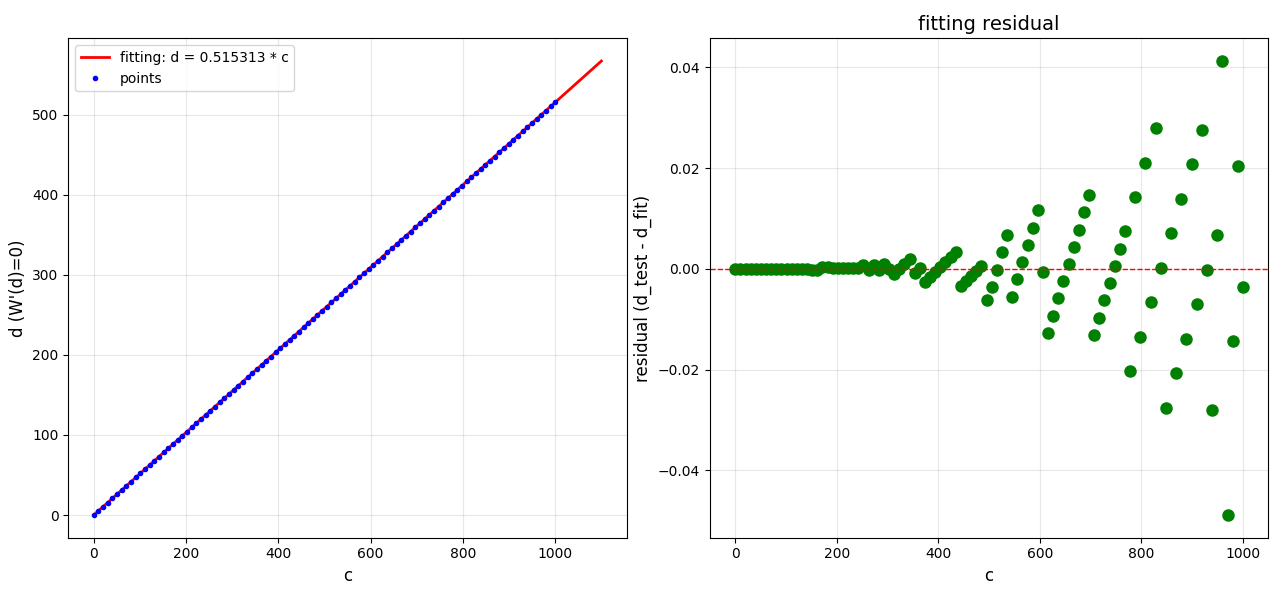

Here is the Python script that generated this plot:
import numpy as np
import matplotlib.pyplot as plt


c_range = (0.01, 1000)
sample_size = 100
k_range = (-9999, 10000)
tol = 1e-12


def W_derived(d, c):
    total = 0.0
    for k in range(k_range[0], k_range[1] + 1):
        ak = ((k - 0.5) * d) ** 2
        total += (c * c - ak) / (ak + c * c) ** 2
    
    return total

def find_zero(c):
    l = r = 1
    fl = fr = W_derived(l, c)

    if abs(fl) < tol:
        return l

    while fl < 0:
        l *= 0.5
        fl = W_derived(l, c)
    while fr > 0:
        r *= 2
        fr = W_derived(r, c)
    
    while True:
        m = (l + r) / 2
        fm = W_derived(m, c)
        
        if abs(fm) < tol:
            return m
        
        if fm < 0:
            r = m
            fr = fm
        else:
            l = m
            fl = fm


c_samples = np.linspace(c_range[0], c_range[1], sample_size)

print("=" * 70)
print("高精度计算 W'(d) 的零点")
print(f"k 范围: {k_range[0]} 到 {k_range[1]} (共 {k_range[1] - k_range[0] + 1} 项)")
print("=" * 70)

valid_c = []
valid_d = []

for i, c in enumerate(c_samples, 1):
    print(f"\n采样点 {i}/{len(c_samples)}: c = {c}")
    print("  正在计算零点，请稍候...")
    
    d0 = find_zero(c)
    
    if not np.isnan(d0):
        valid_c.append(c)
        valid_d.append(d0)
        print(f"  找到零点: d = {d0}")
        print(f"  d/w = {d0/c}")
    else:
        print(f"  未找到零点")

valid_c = np.array(valid_c)
valid_d = np.array(valid_d)

print("\n" + "=" * 70)
print("采样结果汇总")
print("=" * 70)
print(f"{'c':>10} {'d (零点)':>15} {'d/c':>15}")
print("-" * 42)
for c, d in zip(valid_c, valid_d):
    print(f"{c:10.6f} {d:15.8f} {d/c:15.8f}")

alpha = np.sum(valid_d * valid_c) / np.sum(valid_c * valid_c)

d_fit = alpha * valid_c
residuals = valid_d - d_fit
ss_res = np.sum(residuals**2)
ss_tot = np.sum((valid_d - np.mean(valid_d))**2)
r_squared = 1 - ss_res / ss_tot

print("\n" + "=" * 70)
print("线性拟合结果(d = α × c)")
print("=" * 70)
print(f"比例系数 α = {alpha:.10f}")
print(f"拟合优度 R² = {r_squared:.10f}")
print(f"标准差 = {np.std(residuals):.2e}")

print("\n各点相对误差:")
print(f"{'c':>10} {'d实测':>15} {'d拟合':>15} {'相对误差(%)':>15}")
print("-" * 60)
for c, d, df in zip(valid_c, valid_d, d_fit):
    rel_err = abs(d - df) / d * 100
    print(f"{c:10.6f} {d:15.8f} {df:15.8f} {rel_err:14.6f}")

fig, (ax1, ax2) = plt.subplots(1, 2, figsize=(14, 6))

c_plot = np.linspace(0, max(valid_c)*1.1, 100)
d_plot = alpha * c_plot

ax1.plot(c_plot, d_plot, 'r-', linewidth=2, label=f'fitting: d = {alpha:.6f} * c')
ax1.plot(valid_c, valid_d, 'bo', markersize=3, label='points')
ax1.set_xlabel('c', fontsize=12)
ax1.set_ylabel('d (W\'(d)=0)', fontsize=12)
ax1.grid(True, alpha=0.3)
ax1.legend()

ax2.plot(valid_c, residuals, 'go', markersize=8)
ax2.axhline(y=0, color='r', linestyle='--', linewidth=1)
ax2.set_xlabel('c', fontsize=12)
ax2.set_ylabel('residual (d_test - d_fit)', fontsize=12)
ax2.set_title('fitting residual', fontsize=14)
ax2.grid(True, alpha=0.3)
with open('proportionality_coefficient.txt', 'w', encoding='utf-8') as f:
    f.write("W'(d) 零点比例系数计算结果\n")
    f.write("=" * 60 + "\n")
    f.write(f"k 范围: {k_range[0]} 到 {k_range[1]} (共 {k_range[1] - k_range[0] + 1} 项)\n")
    f.write(f"采样点数: {len(valid_c)}\n")
    f.write(f"比例系数 α = {alpha:.10f}\n")
    f.write(f"拟合优度 R² = {r_squared:.10f}\n\n")
    f.write("详细数据:\n")
    f.write(f"{'c':>12} {'d_实测':>16} {'d_拟合':>16} {'相对误差(%)':>16}\n")
    f.write("-" * 64 + "\n")
    for c, d, df in zip(valid_c, valid_d, d_fit):
        rel_err = abs(d - df) / d * 100
        f.write(f"{c:12.6f} {d:16.8f} {df:16.8f} {rel_err:15.6f}\n")

print(f"\n结果已保存到 'proportionality_coefficient.txt'")

plt.tight_layout()
plt.show()
